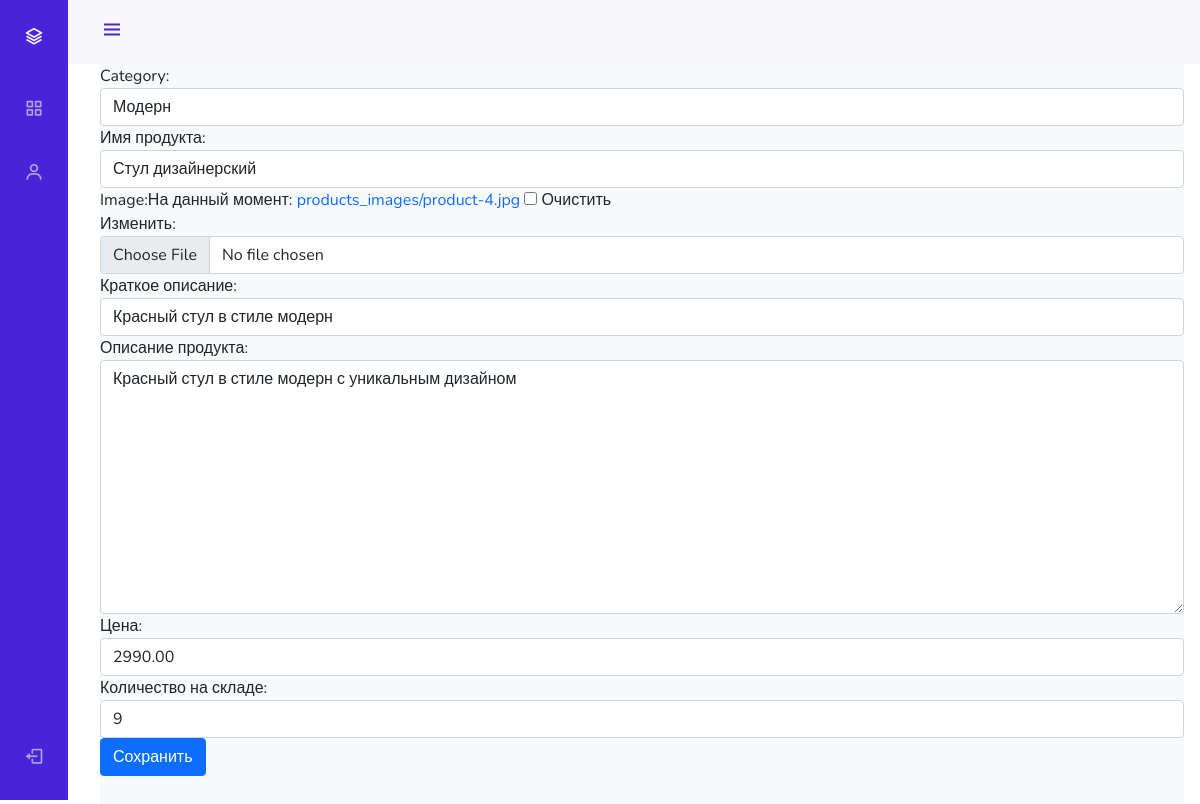
The page /admin_staff/products/update/5/ on the database its author committed.
### furnitureapp/models.py (models this page shows, shortened)
class Product(models.Model):
    category = models.ForeignKey(
        ProductCategory,
        on_delete=models.CASCADE
    )
    name = models.CharField(
        max_length=128,
        verbose_name='имя продукта'
    )
    image = models.ImageField(
        upload_to='products_images',
        blank=True
    )
    short_desc = models.CharField(
        max_length=60,
        verbose_name='краткое описание',
        blank=True
    )
    description = models.TextField(
        verbose_name='описание продукта',
        blank=True
    )
    price = models.DecimalField(
        max_digits=8,
        verbose_name='цена',
        decimal_places=2
    )
    quantity = models.PositiveIntegerField(
        verbose_name='количество на складе',
        default=0
    )

class ProductCategory(models.Model):
    name = models.CharField(
        max_length=64,
        verbose_name='имя',
        unique=True,
    )
    description = models.TextField(
        verbose_name='описание',
        blank=True,
    )
    created = models.DateTimeField(
        auto_now_add=True
    )
    update = models.DateTimeField(
        auto_now=True
    )
    def __str__(self):
        return self.name

### adminapp/views.py (the view)
# urls.py: path('products/update/<int:pk>/', adminapp.product_update, name='product_update'),
def product_update(request, pk):
    title = 'товары/редактирование'
    edit_product = get_object_or_404(Product, pk=pk)
    if request.method == 'POST':
        edit_form = ProductEditForm(request.POST, request.FILES, instance=edit_product)
        if edit_form.is_valid():
            edit_form.save()
            return HttpResponseRedirect(reverse('admin_staff:product_update', args=[edit_product.pk]))
    else:
        edit_form = ProductEditForm(instance=edit_product)
    context = {
        'title': title,
        'product_form': edit_form
    }
    return render(request, 'adminapp/product_update.html', context)

### adminapp/forms.py
class ProductEditForm(forms.ModelForm):
    class Meta:
        model = Product
        fields = '__all__'
    def __init__(self, *args, **kwargs):
        super(ProductEditForm, self).__init__(*args, **kwargs)
        for field_name, field in self.fields.items():
            field.widget.attrs['class'] = 'form-control'
            field.help_text = ''

### adminapp/templates/adminapp/product_update.html (shortened to what this page needs)
{% extends 'adminapp/base.html' %}
{% load static %}}
{% block content %}
    <form class="form-horizontal" method="post" enctype="multipart/form-data">
        {{ product_form }}
      <button type="submit" class="btn btn-primary">Сохранить</button>
    </form>
{% endblock %}

### adminapp/static/adminapp/css/style.css (style rules this page uses)
:root { --header-height: 3rem; --nav-width: 68px; --first-color: #4723D9; --first-color-light: #AFA5D9; --white-color: #F7F6FB; --body-font: 'Nunito', sans-serif; --normal-font-size: 1rem; --z-fixed: 100 }
body { position: relative; margin: var(--header-height) 0 0 0; padding: 0 1rem; font-family: var(--body-font); font-size: var(--normal-font-size); transition: .5s }
a { text-decoration: none }
@media screen and (min-width: 768px) { body { margin: calc(var(--header-height) + 1rem) 0 0 0; padding-left: calc(var(--nav-width) + 2rem) } }

### rows shown on the page
Product: category "Модерн", short_desc "Красный стул в стиле модерн", description "Красный стул в стиле модерн с уникальным дизайном", price "2990.00", quantity "9"
ProductCategory: name "Стул дизайнерский"
